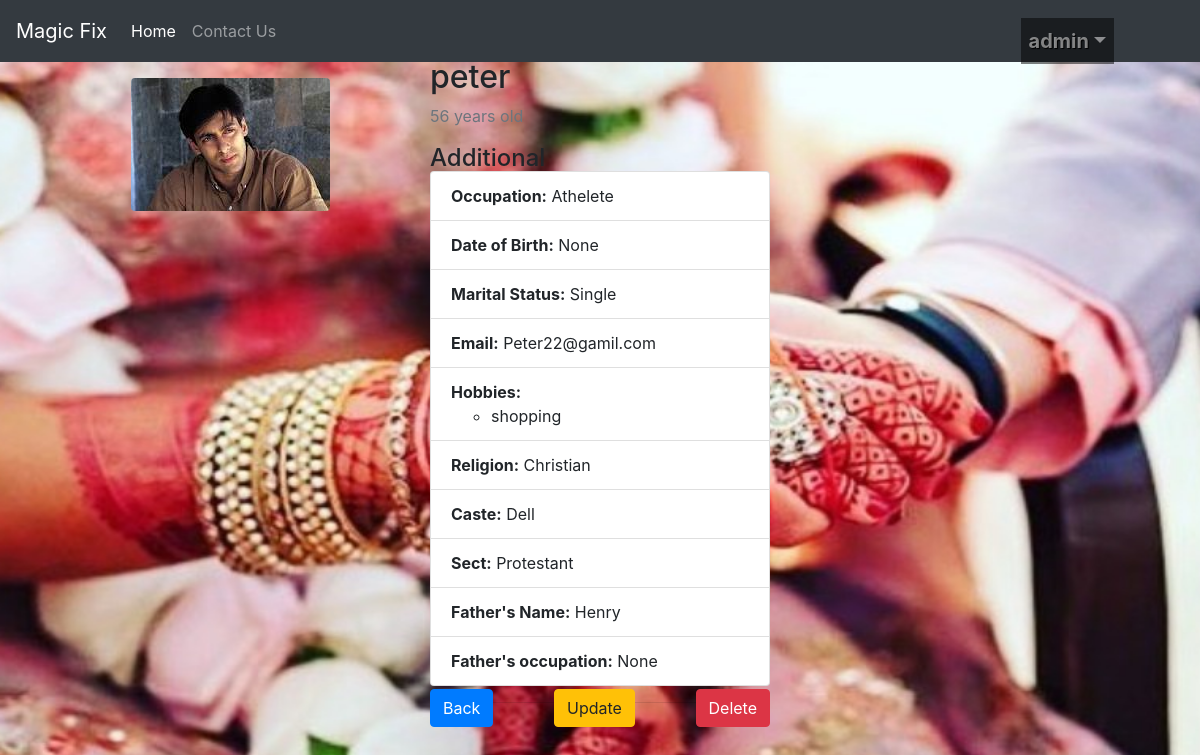
The app's page /1/profile_detail/ (signed in) with its own data.
### app/models.py (models this page shows, shortened)
class profile(models.Model):
    name = models.CharField(max_length=100)
    GENDER_CHOICES=[
        ('M','Male'),
        ('F','Female')
    ]
    user = models.ForeignKey(User, blank=True, null=True, on_delete=models.CASCADE)
    profile_pic=models.ImageField(null=True, blank=True)
    email = models.EmailField(max_length=200,unique=True)
    age=models.IntegerField()
    gender=models.CharField(max_length=10, choices=GENDER_CHOICES)
    occupation=models.CharField(max_length=100,null=True, blank=True)
    date_of_birth=models.DateField(null=True)
    is_married=models.BooleanField(default=False)
    religion=models.ForeignKey(Religion,on_delete=models.CASCADE, related_name='profiles', null=True)
    sect=models.ForeignKey(Sect,on_delete=models.CASCADE, related_name='profiles', null=True)
    caste=models.ForeignKey(Caste,on_delete=models.CASCADE, related_name='profiles', null=True)
    hobbies=models.ManyToManyField(Hobby, related_name='profiles')
    father=models.OneToOneField(FatherProfile, on_delete=models.CASCADE, related_name='dependant', null=True)

class Hobby(models.Model):
    name = models.CharField(max_length=100)
    class Meta:
        verbose_name_plural = 'Hobbies'
    def __str__(self):
        return self.name

class Religion(models.Model):
    name = models.CharField(max_length=100)
    def __str__(self):
        return self.name

class Caste(models.Model):
    name = models.CharField(max_length=100)
    def __str__(self):
        return self.name

class Sect(models.Model):
    name = models.CharField(max_length=100)
    religion=models.ForeignKey(Religion,on_delete=models.CASCADE, related_name='sects')
    def __str__(self):
        return self.name

class FatherProfile(models.Model):
    name = models.CharField(max_length=100)
    occupation=models.CharField(max_length=100,null=True, blank=True)

### app/views.py (the view)
# urls.py: path('<int:profile_id>/profile_detail/', views.ProfileDetailView, name='profile_detail'), #READ
@login_required
def ProfileDetailView(request, profile_id):
    profile_obj = get_object_or_404(profile, id=profile_id)
    print(f"Profile Picture URL: {profile_obj.profile_pic.url}")
    print(f"Profile ID: {profile_id}")
    send_message_url = reverse('app:send_message', args=[profile_obj.id])
    return render(request, 'app/profile_detail.html', {'profile_obj': profile_obj,'send_message_url':send_message_url})

### app/templates/app/profile_detail.html (shortened to what this page needs)
{% extends 'base.html' %}
{% load static %}
{% block content %}
<div class="container mt-2">
    <div class="row">
        <div class="col-sm-4">
            <img src="{{ profile_obj.profile_pic.url }}" class="rounded mx-auto d-block" alt="Profile picture">
        </div>
        <div class="col-sm-4" style="margin-top: -20px;">
            <h2>{{ profile_obj.name }}</h2>
            <p class="text-muted">{{ profile_obj.age }} years old</p>
            <h4> Additional</h4>
            <ul class="list-group" style="margin-top: -10px;">
                <li class="list-group-item"><strong>Occupation:</strong> {{ profile_obj.occupation }}</li>
                <li class="list-group-item"><strong>Date of Birth:</strong> {{ profile_obj.date_of_birth }}</li>
                <li class="list-group-item"><strong>Marital Status:</strong> {{ profile_obj.is_married|yesno:"Married,Single" }}</li>
                <li class="list-group-item"><strong>Email:</strong> {{ profile_obj.email }}</li>
                <li class="list-group-item"><strong>Hobbies:</strong>
                    <ul>
                        {% for hobby in profile_obj.hobbies.all %}
                        <li>{{ hobby }}</li>
                        {% endfor %}
                    </ul>
                <li class="list-group-item"><strong>Religion:</strong> {{ profile_obj.religion }}</li>
                <li class="list-group-item"><strong>Caste:</strong> {{ profile_obj.caste }}</li>
                <li class="list-group-item"><strong>Sect:</strong> {{ profile_obj.sect}}</li>
                <li class="list-group-item"><strong>Father's Name:</strong> {{ profile_obj.father.name }}</li>
                <li class="list-group-item"><strong>Father's occupation:</strong> {{ profile_obj.father.occupation }}</li>
            </ul>
            <div class="d-flex justify-content-between" style="margin-top: -30px;">
                <a href="{% url 'app:profile_list' %}" class="btn btn-primary ">Back</a>
                <a href="{% url 'app:profile_update' profile_obj.id %}" class="btn btn-warning">Update</a>
                <button class="btn btn-danger" data-toggle="modal" data-target="#deleteModal">Delete</button>
            </div>
        </div>
    </div>
</div>
{% endblock %}

### templates/header.html (shortened to what this page needs)
{% load static %}
<nav class="navbar navbar-expand-lg navbar-dark bg-dark">
  <a class="navbar-brand" href="#">Magic Fix </a>
  <div class="collapse navbar-collapse" id="navbarNav">
    <ul class="navbar-nav">
      <li class="nav-item active">
        <a class="nav-link" href="{% url 'app:profile_list' %}">Home</a>
      </li>
      <li class="nav-item">
        <a class="nav-link" href="{% url 'app:contact' %}">Contact Us</a>
      </li>
    </ul>
      {% if user.is_authenticated %}
      <ul id="logged-in" class="navbar-nav ml-auto">
      <li class="nav-item dropdown">
        <a class="nav-link dropdown-toggle" role="button" data-toggle="dropdown" href="">{{request.user}}</a>
      </li>
      </ul>
      {% endif %}
  </div>
</nav>

### static/css/custom.css (style rules this page uses)
#bg { background-repeat:no-repeat; background-position: top; background-size: 1900px 920px; background-attachment:fixed ; }
#logged-in { position: relative; left: -70px; top: 10px; font-size: 20px; font-weight: bold; color: white; text-decoration: none; text-shadow: 1px 1px 1px #000000; background-color: rgba(0, 0, 0, 0.5); }

### records on screen
profile: profile_pic (picture), name "peter", age "56", occupation "Athelete", date_of_birth "None", is_married "Single", email "Peter22@gamil.com", religion "Christian", caste "Dell", sect "Protestant", father.name "Henry", father.occupation "None"
Hobby: name "shopping"

### other values on screen
{{ request.user }} "admin"
